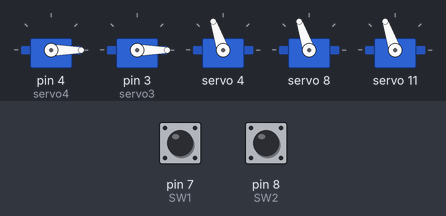
Simulated run of this sketch. Board: Arduino Uno, built with avr-gcc and run on an emulated ATmega328P. On the bench: 5 × servo. The test bench sets the inputs (shaded band); at power-on: pin 7 (SW1) HIGH, pin 8 (SW2) HIGH.

Above: at 1.2 s.
1.3 s: pin 7 (SW1) pulled LOW for 0.15 s
At 2.6 s:
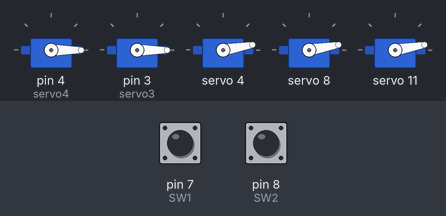
3.8 s: pin 8 (SW2) pulled LOW for 0.15 s
At 5.7 s:
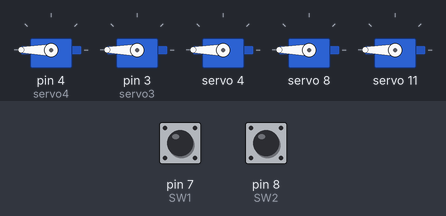
6.3 s: pin 7 (SW1) pulled LOW for 1 s
At 7.6 s:
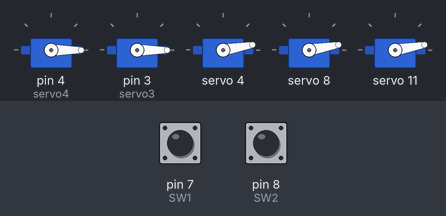
8.8 s: pin 8 (SW2) pulled LOW for 1 s
At 10.7 s:
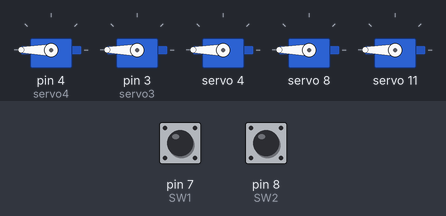
Timing chart, 0 to 12.2 s (numbered marks = the images above; inputs shaded):
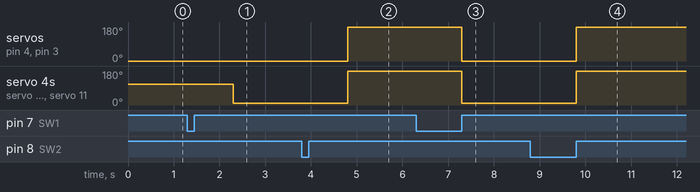

The sketch:

powerProbloem.ino
```cpp
#include "HCPCA9685.h"
#include <Servo.h>
#define I2CAdd 0x40

int Servo4Position;
int Servo8Position;
int SW1=7;
int SW2=8;
Servo servo4;
Servo servo3;
HCPCA9685 HCPCA9685(I2CAdd);

void setup(){

  HCPCA9685.Init(SERVO_MODE);
  HCPCA9685.Sleep(false);
  servo4.attach(4);
  servo4.write(0);
  servo3.attach(3);
  servo3.write(0);
  Servo4Position=240;
  Servo8Position=240;

  HCPCA9685.Servo(4,Servo4Position);
  HCPCA9685.Servo(8,Servo8Position);
  HCPCA9685.Servo(11,Servo4Position);
  //HCPCA9685.Servo(12,Servo4Position);
  //HCPCA9685.Servo(15,Servo8Position);
  pinMode(SW1, INPUT_PULLUP);
  pinMode(SW2, INPUT_PULLUP);
}

void loop(){

  if(!digitalRead(SW1)==HIGH) {
  delay(1000);
    Servo4Position=30;
    Servo8Position=30;
     HCPCA9685.Servo(4,Servo4Position);
     HCPCA9685.Servo(8,Servo8Position);
     HCPCA9685.Servo(11,Servo4Position);
    // HCPCA9685.Servo(12,Servo4Position);
     servo4.write(0);
     servo3.write(0);
     //HCPCA9685.Servo(15,Servo8Position);
}
   if(!digitalRead(SW2)==HIGH){
  delay(1000);
    Servo4Position=410;
    Servo8Position=410;
     HCPCA9685.Servo(4,Servo4Position);
     HCPCA9685.Servo(11,Servo4Position);
     HCPCA9685.Servo(8,Servo8Position);
     //HCPCA9685.Servo(12,Servo4Position);
     servo3.write(180);
     servo4.write(180);
     //HCPCA9685.Servo(15,Servo8Position);

}
}
```

Measured:
- after the input at 1.3 s, servo 4, servo 8, servo 11: 109° → 10° after 1.0 s
- after the input at 3.8 s, servo on pin 4 (servo4), servo on pin 3 (servo3): 0° → 180° after 1.0 s; servo 4, servo 8, servo 11: 10° → 180° after 1.0 s
- after the input at 6.3 s, servo on pin 4 (servo4), servo on pin 3 (servo3): 180° → 0° after 1.0 s; servo 4, servo 8, servo 11: 180° → 10° after 1.0 s
- after the input at 8.8 s, servo on pin 4 (servo4), servo on pin 3 (servo3): 0° → 180° after 1.0 s; servo 4, servo 8, servo 11: 10° → 180° after 1.0 s
